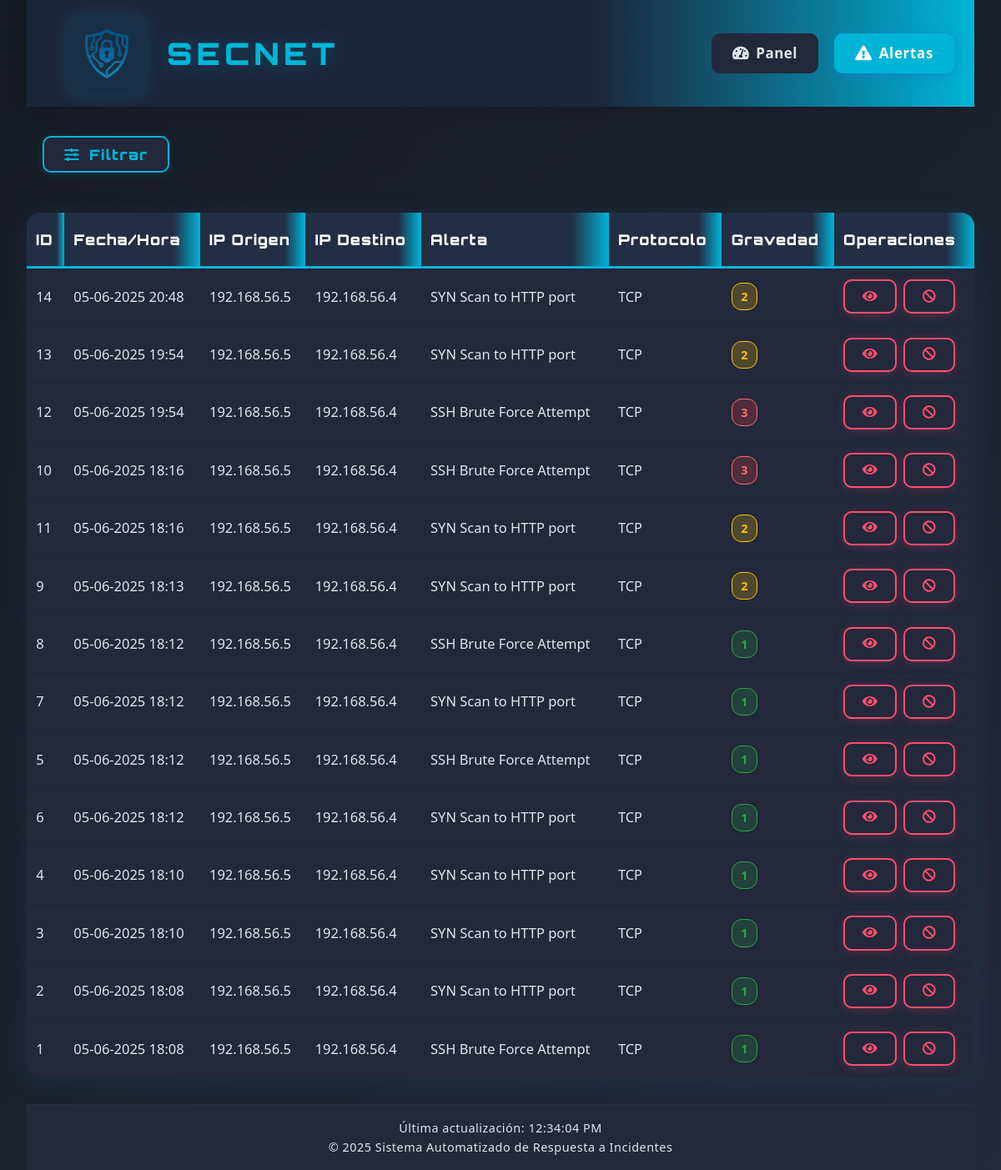
Page /web-interface/alerts.php on the earlier database version.
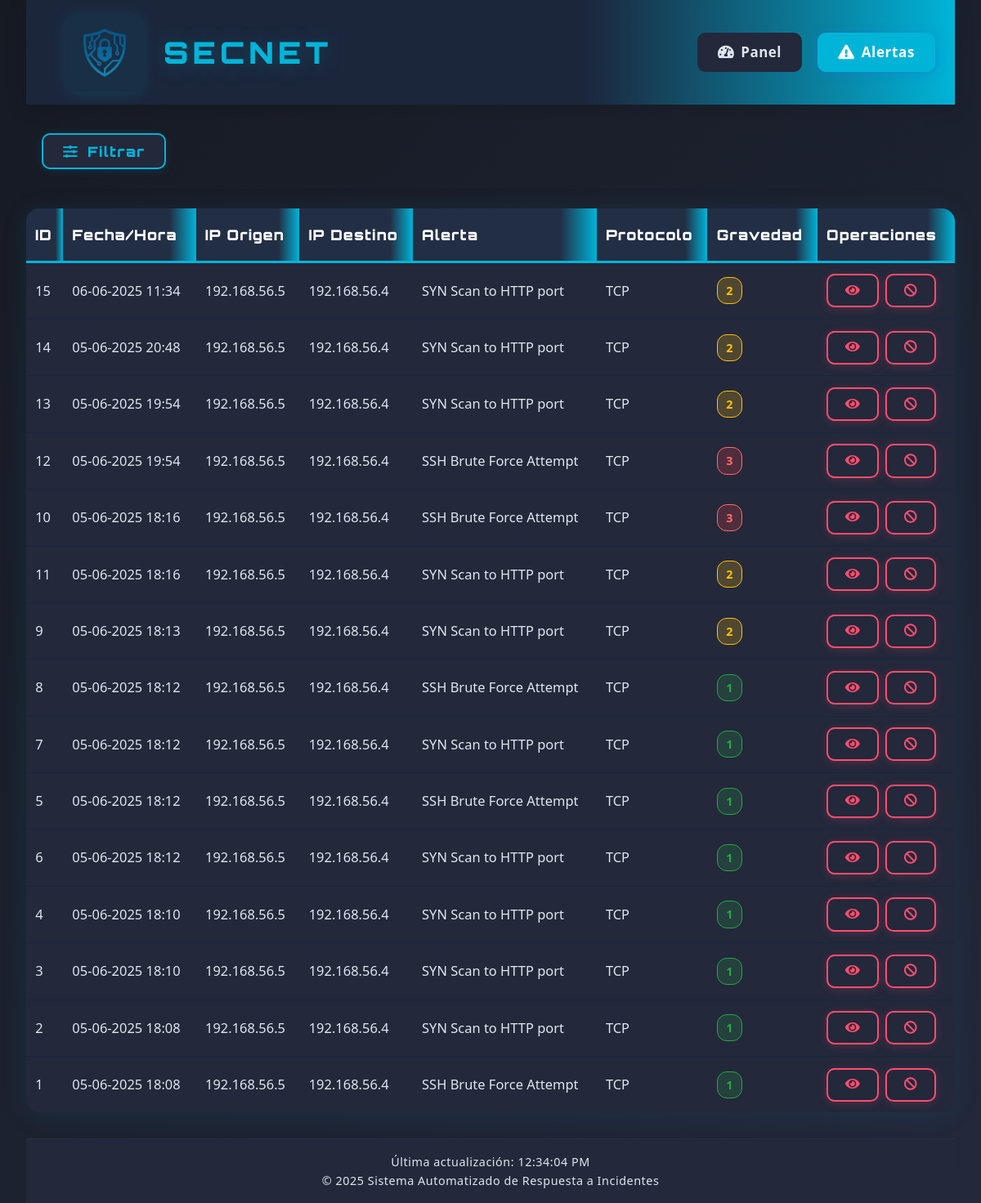
Same page on the later database version.
### tables this page shows
CREATE TABLE alerts (
        id INTEGER PRIMARY KEY AUTOINCREMENT,
        timestamp TEXT,
        source_ip TEXT,
        source_port TEXT,
        destination_ip TEXT,
        dest_port TEXT,
        alert_message TEXT,
        severity INTEGER,
        protocol TEXT,
        action_taken TEXT,
        raw_data TEXT
    );

### web-interface/alerts.php (the view, shortened to what this page needs)
<!DOCTYPE html>
<html lang="es">
<head>
    <link rel="stylesheet" href="css/style.css">
    <link rel="stylesheet" href="https://cdnjs.cloudflare.com/ajax/libs/font-awesome/5.15.3/css/all.min.css">
</head>
<body>
    <div class="container">
        <header>
            <div class="logo-container">
                <a href="index.php" style="display:flex;align-items:center;text-decoration:none;">
                    <img src="assets/logo.png" alt="Logo">
                    <h1 style="font-family: 'Orbitron', sans-serif;">SecNet</h1>
                </a>
            </div>
            <nav>
                <ul>
                    <li><a href="index.php"><i class="fas fa-tachometer-alt"></i> Panel</a></li>
                    <li><a href="alerts.php" class="active"><i class="fas fa-exclamation-triangle"></i> Alertas</a></li>
                </ul>
            </nav>
        </header>
        <main>
            <section class="alerts-section">
                <button id="toggleFiltersBtn" class="filter-button" type="button" style="margin-bottom:1.2rem;"><i class="fas fa-sliders-h"></i> Filtrar</button>
                <div class="alerts-table">
                    <table class="tech-table">
                        <thead>
                            <tr>
                                <th>ID</th>
                                <th>Fecha/Hora</th>
                                <th>IP Origen</th>
                                <th>IP Destino</th>
                                <th>Alerta</th>
                                <th>Protocolo</th>
                                <th>Gravedad</th>
                                <th>Operaciones</th>
                            </tr>
                        </thead>
                        <tbody id="alertsTableBody">
                            <?php
                            $db = new SQLite3('/var/www/html/database/alerts.db');
                            $db->exec("PRAGMA timezone = 'Europe/Madris'");
                            $offset = isset($_GET['offset']) ? intval($_GET['offset']) : 0;
                            $limit = 30;
                            $query = "SELECT * FROM alerts WHERE 1=1";
                            $query .= " ORDER BY timestamp DESC LIMIT $limit OFFSET $offset";
                            $stmt = $db->prepare($query);
                            $results = $stmt->execute();
                            while ($row = $results->fetchArray(SQLITE3_ASSOC)) {
                                echo '<tr>';
                                echo '<td>' . $row['id'] . '</td>';
                                $date = new DateTime($row['timestamp'], new DateTimeZone('UTC'));
                                $date->setTimezone(new DateTimeZone('Europe/Madrid'));
                                echo '<td data-timestamp="' . strtotime($row['timestamp']) . '">' . $date->format('d-m-Y H:i') . '</td>';
                                echo '<td>' . htmlspecialchars($row['source_ip']) . '</td>';
                                echo '<td>' . htmlspecialchars($row['destination_ip']) . '</td>';
                                echo '<td>' . htmlspecialchars($row['alert_message']) . '</td>';
                                echo '<td>' . htmlspecialchars($row['protocol']) . '</td>';
                                echo '<td><span class="gravedad-badge gravedad-' . (int)$row['severity'] . '">' . $row['severity'] . '</span></td>';
                                echo '<td>';
                                echo '<button class="action-btn alerta details-button" onclick="viewAlertDetails(' . $row['id'] . ')"><i class="fas fa-eye"></i></button> ';
                                echo '<button class="action-btn alerta block-button" onclick="blockIP(\'' . htmlspecialchars($row['source_ip']) . '\')"><i class="fas fa-ban"></i></button>';
                                echo '</td>';
                                echo '</tr>';
                            }
                            ?>
                        </tbody>
                    </table>
                </div>
            </section>
        </main>
        <footer class="footer-container">
            <p>&copy; <?php echo date('Y'); ?> Sistema Automatizado de Respuesta a Incidentes</p>
        </footer>
    </div>
</body>
</html>

Differences in the rows shown:
added alerts: id "15", timestamp "06-06-2025 11:34", source_ip "192.168.56.5", destination_ip "192.168.56.4", alert_message "SYN Scan to HTTP port", protocol "TCP", severity "2"
